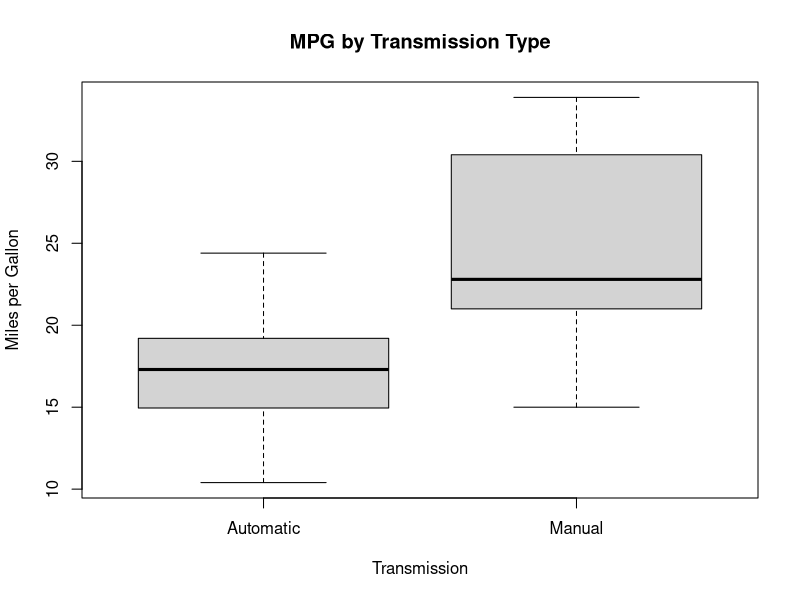
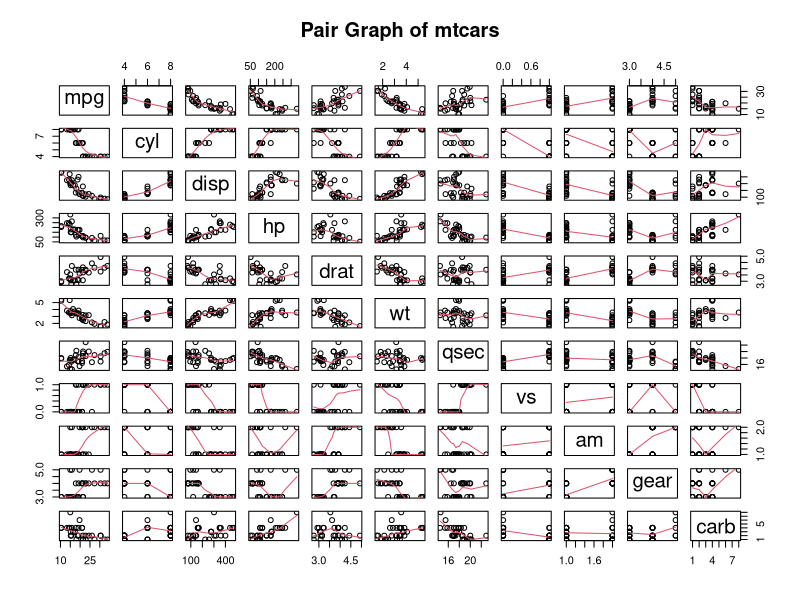
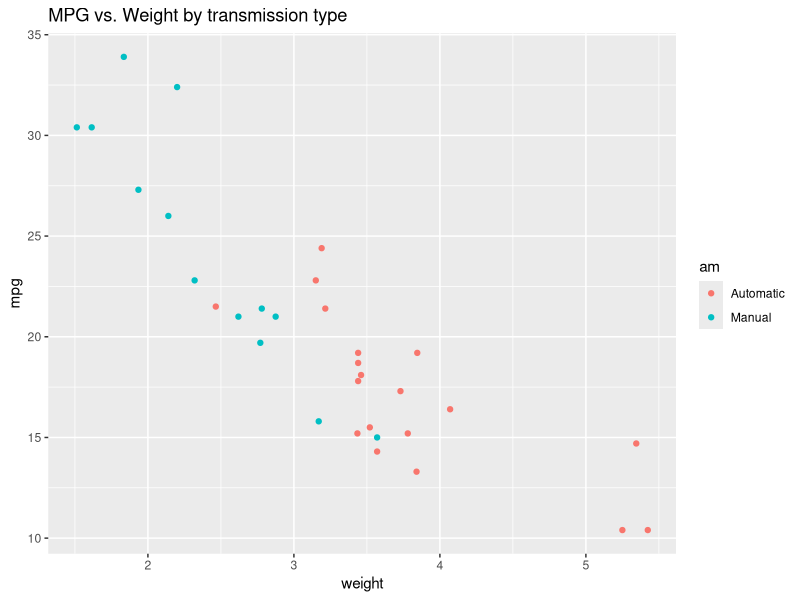
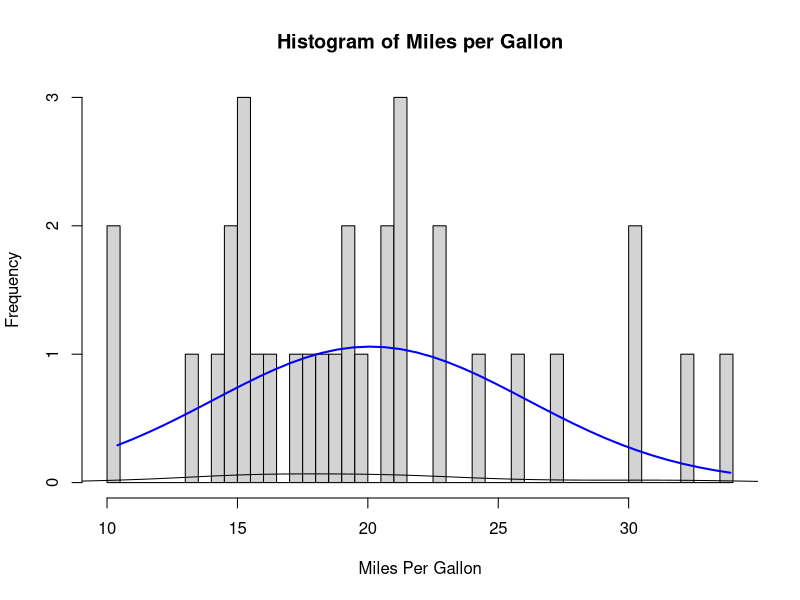
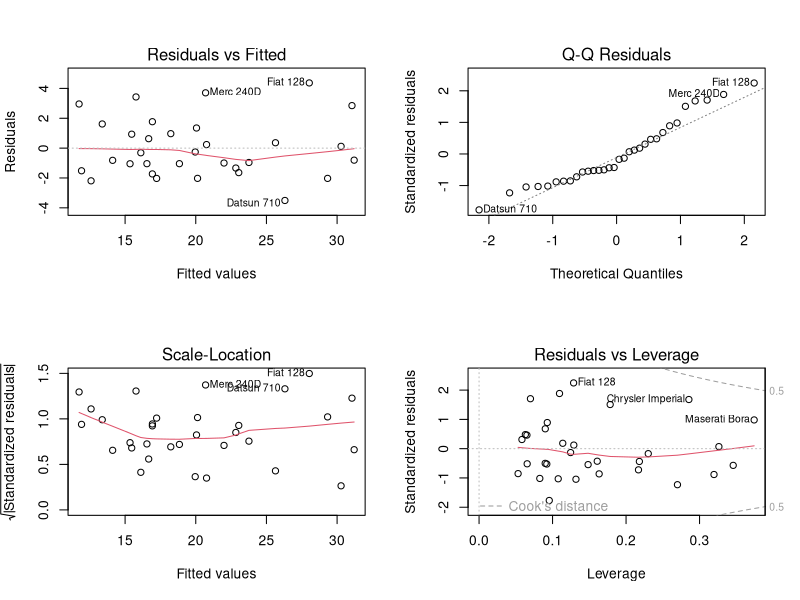

Write R code to recreate these figures, in order.
## ---- chunk 1
library(ggplot2)
data(mtcars)
head(mtcars) 
dim(mtcars)
mtcars$am <- factor(mtcars$am)
levels(mtcars$am) <- c("Automatic", "Manual")
## ---- chunk 2
boxplot(mpg~am, data = mtcars,
        xlab = "Transmission",
        ylab = "Miles per Gallon",
        main = "MPG by Transmission Type")
## ---- chunk 3
auto <- mtcars[mtcars$am == "Automatic",]
manual <- mtcars[mtcars$am == "Manual",]
t.test(auto$mpg, manual$mpg) #results hidden
## ---- chunk 4
SimpleModel <- lm(mpg ~ am, data=mtcars)
summary(SimpleModel) #results hidden
## ---- chunk 5
fullModel <- lm(mpg ~ ., data=mtcars)
summary(fullModel) #results hidden
## ---- chunk 6
stepModel <- step(fullModel, k=log(nrow(mtcars)))
summary(stepModel) #results hidden
## ---- chunk 7
amwtIntModel <-lm(mpg ~ wt + qsec + am + wt:am, data=mtcars)
summary(amwtIntModel)$coef 
## ---- chunk 8
pairs(mtcars, panel=panel.smooth, main="Pair Graph of mtcars")
## ---- chunk 9
ggplot(mtcars, aes(x=wt, y=mpg, group=am, color=am, height=2, width=3)) + geom_point() +  
scale_colour_discrete(labels=c("Automatic", "Manual")) + 
xlab("weight") + ggtitle("MPG vs. Weight by transmission type")
## ---- chunk 10
x <- mtcars$mpg
h<-hist(x, breaks=50, xlab="Miles Per Gallon",
   main="Histogram of Miles per Gallon")
xfit<-seq(min(x),max(x),length=40)
yfit<-dnorm(xfit,mean=mean(x),sd=sd(x))
yfit <- yfit*diff(h$mids[1:2])*length(x)
lines(xfit, yfit, col="blue", lwd=2)
lines(density(x))
## ---- chunk 11
par(mfrow = c(2, 2))
plot(amwtIntModel)
